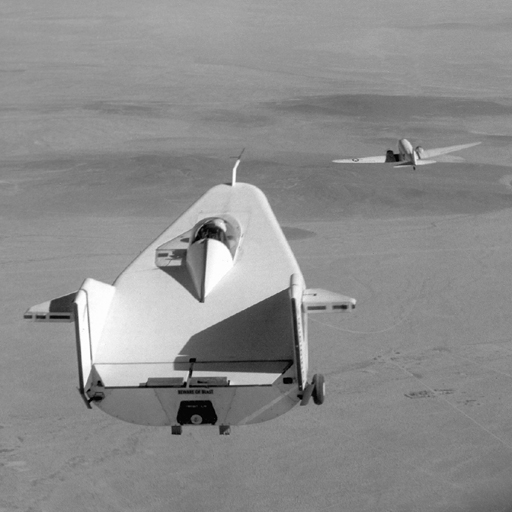
%> input picture test-img.tif, 512 x 512 px
$ octave inpainting.m   (GNU Octave 9; MATLAB toolbox functions it lacks are replaced by stand-ins)
%> lines starting %> are read from the running program, lines starting %| are printed output that depends on the picture; in (x1, y1, x2, y2) boxes, pixels count from 0 and x2, y2 are one past the last pixel; in counts of white or black regions, pixels touching at a corner belong together; the program's own positions count from 1
clear;
close all;
img = imread('test-img.tif');
%> img is the input picture: size 512x512 uint8; min 0, max 255, mean 140.3
mask = imread('test-mask.tif');
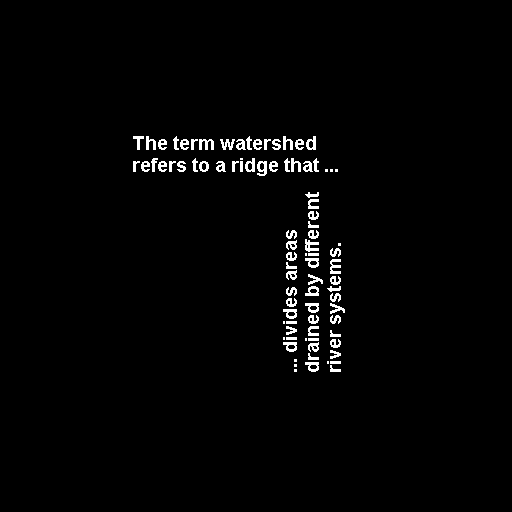
%> input picture test-mask.tif, 512 x 512 px
%> mask is the input picture: size 512x512 uint8; 1.8% white in thin lines or dots, all inside (x1, y1, x2, y2) = (133, 136, 345, 372)
imshow(img);
figure;
imshow(mask);
masked_img = img + mask;
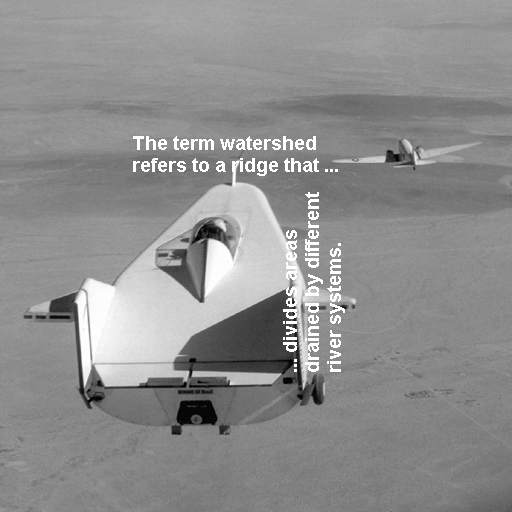
%> masked_img: size 512x512 uint8; min 0, max 255, mean 142.5
figure;
imshow(masked_img);
%> (the run ends here)
